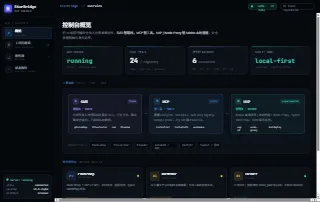
#> input picture examples/starbridge_frontend/static-export/thumbnail.webp, 320 x 202 px
$ python extract_subject_layers.py --input ../../starbridge_frontend/static-export/thumbnail.webp
#> lines starting #> are read from the running program, lines starting #| are printed output that depends on the picture; after the words box and inside, x2 and y2 are one past the last pixel; in counts of white or black regions, pixels touching at a corner belong together
from __future__ import annotations

import argparse
import hashlib
import json
from pathlib import Path
from typing import Any

import cv2
import numpy as np
from PIL import Image, ImageDraw, ImageFont

REPO_ROOT = Path(__file__).resolve().parents[3]
DEFAULT_OUTPUT_DIR = REPO_ROOT / "examples" / "output" / "photoshop" / "subject-layer-practice"


def parse_args() -> argparse.Namespace:
    parser = argparse.ArgumentParser(
        description="Create local subject cutout layers for Photoshop practice."
    )
    parser.add_argument("--input", required=True)
    parser.add_argument("--output-dir", default=str(DEFAULT_OUTPUT_DIR))
    parser.add_argument("--rect", default="70,330,900,850", help="GrabCut rectangle: x,y,w,h")
    parser.add_argument("--iterations", type=int, default=5)
    return parser.parse_args()


def safe_output_dir(value: str) -> Path:
    target = Path(value)
    if not target.is_absolute():
        target = REPO_ROOT / target
    resolved = target.resolve()
    allowed = (REPO_ROOT / "examples" / "output" / "photoshop").resolve()
    if not resolved.is_relative_to(allowed):
        raise SystemExit(f"Output directory must stay inside {allowed}")
    resolved.mkdir(parents=True, exist_ok=True)
    return resolved


def parse_rect(value: str) -> tuple[int, int, int, int]:
    parts = [int(part.strip()) for part in value.split(",")]
    if len(parts) != 4:
        raise SystemExit("--rect must be x,y,w,h")
    return tuple(parts)  # type: ignore[return-value]


def load_rgb(path: str) -> tuple[np.ndarray, dict[str, Any]]:
    source = Path(path)
    if not source.exists():
        raise SystemExit(f"Input image does not exist: {source}")
    with Image.open(source) as im:
        im = im.convert("RGB")
        rgb = np.array(im)
    return rgb, {
        "source_name": source.name,
        "source_sha256_12": hashlib.sha256(source.read_bytes()).hexdigest()[:12],
        "width": int(rgb.shape[1]),
        "height": int(rgb.shape[0]),
    }


def grabcut_subject(
    rgb: np.ndarray, rect: tuple[int, int, int, int], iterations: int
) -> np.ndarray:
    h, w = rgb.shape[:2]
    x, y, rw, rh = rect
    x = max(0, min(x, w - 2))
    y = max(0, min(y, h - 2))
    rw = max(2, min(rw, w - x))
    rh = max(2, min(rh, h - y))
    mask = np.full((h, w), cv2.GC_BGD, np.uint8)
    mask[y : y + rh, x : x + rw] = cv2.GC_PR_FGD
    add_subject_seeds(mask)
    bgd_model = np.zeros((1, 65), np.float64)
    fgd_model = np.zeros((1, 65), np.float64)
    bgr = cv2.cvtColor(rgb, cv2.COLOR_RGB2BGR)
    cv2.grabCut(bgr, mask, None, bgd_model, fgd_model, iterations, cv2.GC_INIT_WITH_MASK)
    foreground = np.where((mask == cv2.GC_FGD) | (mask == cv2.GC_PR_FGD), 255, 0).astype(np.uint8)
    foreground = keep_subject_components(foreground)
    kernel = np.ones((5, 5), np.uint8)
    foreground = cv2.morphologyEx(foreground, cv2.MORPH_CLOSE, kernel, iterations=2)
    foreground = cv2.morphologyEx(
        foreground, cv2.MORPH_OPEN, np.ones((3, 3), np.uint8), iterations=1
    )
    foreground = cv2.GaussianBlur(foreground, (5, 5), 0)
    return foreground


def add_subject_seeds(mask: np.ndarray) -> None:
    h, w = mask.shape
    seeds = [
        ((0.60, 0.38), (0.15, 0.12), 0),  # child face and head
        ((0.50, 0.50), (0.20, 0.16), -18),  # blue upper body
        ((0.61, 0.59), (0.34, 0.18), 0),  # red fish body
        ((0.25, 0.55), (0.22, 0.16), -8),  # fish tail
        ((0.56, 0.68), (0.18, 0.10), 0),  # hands and lower body
        ((0.82, 0.45), (0.13, 0.11), 20),  # fish eye/head area
    ]
    for (cx, cy), (ax, ay), angle in seeds:
        center = (int(w * cx), int(h * cy))
        axes = (max(4, int(w * ax)), max(4, int(h * ay)))
        cv2.ellipse(mask, center, axes, angle, 0, 360, cv2.GC_FGD, -1)


def keep_subject_components(mask: np.ndarray) -> np.ndarray:
    num, labels, stats, _ = cv2.connectedComponentsWithStats(mask, 8)
    if num <= 1:
        return mask
    h, w = mask.shape
    # Keep the child/fish body cluster and large nearby attached components; reject poster text and distant waves.
    seed = np.zeros_like(mask)
    seed[int(h * 0.28) : int(h * 0.76), int(w * 0.25) : int(w * 0.98)] = 255
    kept = np.zeros_like(mask)
    for label in range(1, num):
        area = stats[label, cv2.CC_STAT_AREA]
        component = labels == label
        overlaps_seed = bool(np.any(component & (seed > 0)))
        if (
            overlaps_seed
            and area > 800
            or area > 18000
            and stats[label, cv2.CC_STAT_TOP] > int(h * 0.25)
        ):
            kept[component] = 255
    return kept


def rgba_from_mask(rgb: np.ndarray, alpha: np.ndarray) -> Image.Image:
    rgba = np.dstack([rgb, alpha]).astype(np.uint8)
    return Image.fromarray(rgba, "RGBA")


def layer_alpha(mask: np.ndarray, selector: np.ndarray) -> np.ndarray:
    selected = np.where((mask > 16) & selector, mask, 0).astype(np.uint8)
    selected = cv2.medianBlur(selected, 3)
    return selected


def build_layer_masks(rgb: np.ndarray, subject: np.ndarray) -> dict[str, np.ndarray]:
    hsv = cv2.cvtColor(rgb, cv2.COLOR_RGB2HSV)
    gray = cv2.cvtColor(rgb, cv2.COLOR_RGB2GRAY)
    r, g, b = rgb[:, :, 0], rgb[:, :, 1], rgb[:, :, 2]
    h, s, v = hsv[:, :, 0], hsv[:, :, 1], hsv[:, :, 2]

    dark = (gray < 92) | ((v < 125) & (s < 80))
    red = ((h < 12) | (h > 168)) & (s > 55) & (r > g + 18)
    orange = (h >= 7) & (h < 24) & (s > 40) & (r > b + 18)
    pink = ((h < 8) | (h > 168)) & (s > 30) & (v > 120) & (r > g + 8)
    blue = (h >= 82) & (h <= 112) & (s > 22) & (b >= r - 8)
    green = (h >= 35) & (h <= 86) & (s > 25)
    skin = (h >= 4) & (h <= 22) & (s >= 16) & (s <= 105) & (v > 128) & (r > b + 10)
    light = (v > 186) & (s < 90)
    line_art = cv2.Canny(gray, 50, 145) > 0

    return {
        "00_subject_full": subject,
        "01_ink_lines": layer_alpha(subject, dark | line_art),
        "02_skin_face_hands": layer_alpha(subject, skin),
        "03_red_fish_body": layer_alpha(subject, red),
        "04_blue_clothing": layer_alpha(subject, blue),
        "05_orange_tail_and_warm_shadow": layer_alpha(subject, orange & ~skin),
        "06_pink_lotus_and_blush": layer_alpha(subject, pink & ~red),
        "07_green_leaf_and_eye_details": layer_alpha(subject, green),
        "08_light_highlights": layer_alpha(subject, light),
    }


def save_layers(
    rgb: np.ndarray, masks: dict[str, np.ndarray], output_dir: Path
) -> list[dict[str, Any]]:
    layer_dir = output_dir / "layers"
    layer_dir.mkdir(parents=True, exist_ok=True)
    layers: list[dict[str, Any]] = []
    for name, alpha in masks.items():
        path = layer_dir / f"{name}.png"
        rgba_from_mask(rgb, alpha).save(path)
        pixels = int(np.count_nonzero(alpha))
        layers.append(
            {
                "name": name,
                "file": path.relative_to(REPO_ROOT).as_posix(),
                "nontransparent_pixels": pixels,
                "coverage": round(pixels / float(alpha.size), 5),
            }
        )
    return layers


def make_contact_sheet(layers: list[dict[str, Any]], output_path: Path) -> None:
    thumbs: list[tuple[str, Image.Image, dict[str, Any]]] = []
    for layer in layers:
        image = Image.open(REPO_ROOT / layer["file"]).convert("RGBA")
        bbox = image.getbbox()
        if bbox:
            image = image.crop(bbox)
        image.thumbnail((260, 260), Image.Resampling.LANCZOS)
        canvas = Image.new("RGBA", (300, 300), (245, 245, 245, 255))
        canvas.alpha_composite(image, ((300 - image.width) // 2, (300 - image.height) // 2))
        thumbs.append((layer["name"], canvas.convert("RGB"), layer))
    cols = 3
    rows = (len(thumbs) + cols - 1) // cols
    sheet = Image.new("RGB", (cols * 360, rows * 380), "#f3f4f6")
    draw = ImageDraw.Draw(sheet)
    font = ImageFont.load_default()
    for idx, (name, image, layer) in enumerate(thumbs):
        x = (idx % cols) * 360
        y = (idx // cols) * 380
        sheet.paste(image, (x + 30, y + 20))
        draw.text((x + 30, y + 330), name, fill="#111827", font=font)
        draw.text((x + 30, y + 350), f"coverage: {layer['coverage']}", fill="#374151", font=font)
    sheet.save(output_path)


def main() -> None:
    args = parse_args()
    output_dir = safe_output_dir(args.output_dir)
    rgb, source = load_rgb(args.input)
#> in load_rgb, im is the input picture: PIL image 320x202 RGB; mean R, G, B 17.8, 23.8, 29.6
#> source = {'source_name': 'thumbnail.webp', 'source_sha256_12': '5d89a29bf5b9', 'width': 320, 'height': 202}
    subject = grabcut_subject(rgb, parse_rect(args.rect), args.iterations)
#> in keep_subject_components, `num, labels, stats, _ = cv2.connectedComponentsWithStats(mask, 8)`:
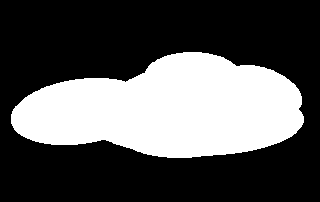
#> mask: shape (202, 320); 33.7% white; 1 white region, box (x1, y1, x2, y2) and area: (11, 52, 304, 158) 21780
    masks = build_layer_masks(rgb, subject)
#> in build_layer_masks, `hsv = cv2.cvtColor(rgb, cv2.COLOR_RGB2HSV)`: hsv: shape (202, 320, 3); mean H, S, V 104.6, 133.5, 29.8
#> in build_layer_masks, `h, s, v = hsv[:, :, 0], hsv[:, :, 1], hsv[:, :, 2]`:
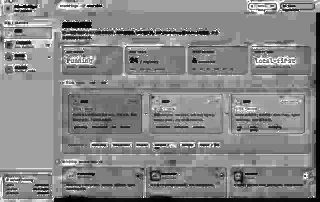
#> s: shape (202, 320); min 0, max 255, mean 133.5
#> in build_layer_masks, `dark = (gray < 92) | ((v < 125) & (s < 80))`: dark: shape (202, 320) bool; 96.3% white; 124 black regions (115 under 20 px), largest, box (x1, y1, x2, y2) and area: (55, 13, 320, 202) 1503, (62, 22, 91, 28) 145, (5, 5, 12, 12) 46
#> in build_layer_masks, `red = ((h < 12) | (h > 168)) & (s > 55) & (r > g + 18)`: red: shape (202, 320) bool; every value is 0
#> in build_layer_masks, `orange = (h >= 7) & (h < 24) & (s > 40) & (r > b + 18)`: orange: shape (202, 320) bool; 0.04% white; 2 white regions (1 under 20 px), largest, box (x1, y1, x2, y2) and area: (236, 173, 240, 179) 22
#> in build_layer_masks, `blue = (h >= 82) & (h <= 112) & (s > 22) & (b >= r - 8)`: blue: shape (202, 320) bool; 48.2% white; 171 white regions (138 under 20 px), largest, box (x1, y1, x2, y2) and area: (62, 88, 316, 165) 13739, (59, 165, 145, 198) 2334, (229, 166, 316, 198) 2307
#> in build_layer_masks, `green = (h >= 35) & (h <= 86) & (s > 25)`: green: shape (202, 320) bool; 1.2% white; 50 white regions (41 under 20 px), largest, box (x1, y1, x2, y2) and area: (249, 3, 276, 13) 154, (66, 58, 93, 64) 134, (197, 42, 224, 44) 50
#> in build_layer_masks, `skin = (h >= 4) & (h <= 22) & (s >= 16) & (s <= 105) & (v > 128) & (r ..`: skin: shape (202, 320) bool; 0% white in thin lines or dots, all inside (x1, y1, x2, y2) = (237, 175, 240, 177)
#> in build_layer_masks, `light = (v > 186) & (s < 90)`: light: shape (202, 320) bool; 0.81% white; 34 white regions (31 under 20 px), largest, box (x1, y1, x2, y2) and area: (315, 13, 320, 201) 299, (162, 173, 176, 175) 25, (80, 22, 85, 27) 21
#> in build_layer_masks, `line_art = cv2.Canny(gray, 50, 145) > 0`: line_art: shape (202, 320) bool; 6.5% white in thin lines or dots
#> in layer_alpha (call 4), `selected = np.where((mask > 16) & selector, mask, 0).astype(np.uint8)`:
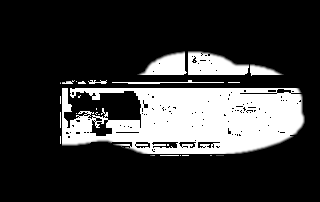
#> selected: shape (202, 320); min 0, max 255, mean 55.5
#> in layer_alpha (call 7), `selected = np.where((mask > 16) & selector, mask, 0).astype(np.uint8)`: selected: shape (202, 320); 0.09% white in thin lines or dots, all inside (x1, y1, x2, y2) = (78, 80, 299, 111)
#> in layer_alpha (call 7), `selected = cv2.medianBlur(selected, 3)`: selected: shape (202, 320); 0.04% white in thin lines or dots, all inside (x1, y1, x2, y2) = (236, 81, 287, 110)
#> in layer_alpha (call 8), `selected = np.where((mask > 16) & selector, mask, 0).astype(np.uint8)`: selected: shape (202, 320); 0.06% white in thin lines or dots, all inside (x1, y1, x2, y2) = (81, 58, 250, 103)
#> in layer_alpha (call 8), `selected = cv2.medianBlur(selected, 3)`: selected: shape (202, 320); 0.02% white in thin lines or dots, all inside (x1, y1, x2, y2) = (83, 59, 196, 103)
#> masks = 9 items
    layers = save_layers(rgb, masks, output_dir)
#> the loop in save_layers, `for name, alpha in masks.items():` made 9 passes
#> (name, pixels) on passes 1 to 9: ('00_subject_full', 23445), ('01_ink_lines', 22677), ('02_skin_face_hands', 0), ('03_red_fish_body', 0), ('04_blue_clothing', 14721), ('05_orange_tail_and_warm_shadow', 0), ('06_pink_lotus_and_blush', 0), ('07_green_leaf_and_eye_details', 26), ('08_light_highlights', 14)
#> pass 1, in rgba_from_mask, `rgba = np.dstack([rgb, alpha]).astype(np.uint8)`:
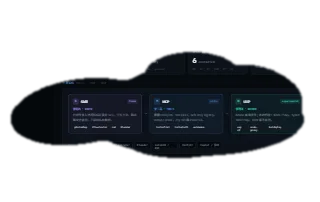
#> rgba: shape (202, 320, 4); mean R, G, B, A 17.8, 23.8, 29.6, 86; transparent parts drawn white
#> layers = 9 items
    contact_sheet = output_dir / "subject_layers_contact_sheet.png"
    make_contact_sheet(layers, contact_sheet)
#> in make_contact_sheet, `bbox = image.getbbox()`: bbox = (9, 50, 306, 160)
#> in make_contact_sheet, `image.thumbnail((260, 260), Image.Resampling.LANCZOS)`:
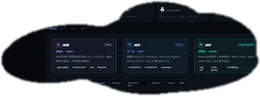
#> image: PIL image 260x96 RGBA; mean R, G, B, A 11.1, 16.2, 21.7, 170.2; transparent parts drawn white
#> in make_contact_sheet, `canvas.alpha_composite(image, ((300 - image.width) // 2, (300 - image...`:
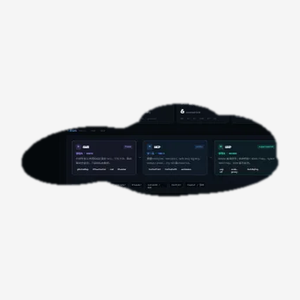
#> canvas: PIL image 300x300 RGBA; mean R, G, B, A 202.6, 203.9, 205.4, 255
#> in make_contact_sheet, `cols = 3`: cols = 3
#> the loop in make_contact_sheet, `for idx, (name, image, layer) in enumerate(thumbs):` made 9 passes
#> (name, x, y) on passes 1 to 9: ('00_subject_full', 0, 0), ('01_ink_lines', 360, 0), ('02_skin_face_hands', 720, 0), ('03_red_fish_body', 0, 380), ('04_blue_clothing', 360, 380), ('05_orange_tail_and_warm_shadow', 720, 380), ('06_pink_lotus_and_blush', 0, 760), ('07_green_leaf_and_eye_details', 360, 760), ('08_light_highlights', 720, 760)
#> after the loop in make_contact_sheet, `for idx, (name, image, layer) in enumerate(thumbs):`:
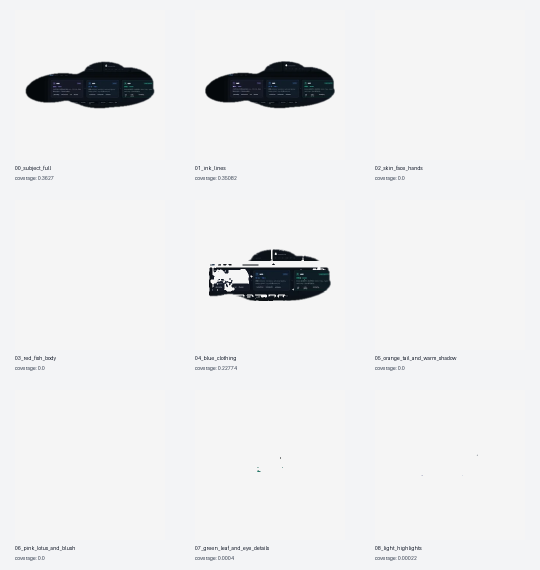
#> sheet: PIL image 1080x1140 RGB (shown at 1/2 size); mean R, G, B 234.9, 235.5, 236.6

    report = {
        "bridge": "photoshop",
        "task": "subject_layer_practice",
        "source": source,
        "output_dir": output_dir.relative_to(REPO_ROOT).as_posix(),
        "mask_rect": args.rect,
        "layers": layers,
        "contact_sheet": contact_sheet.relative_to(REPO_ROOT).as_posix(),
        "warnings": [
            "This is a local dual-track practice result: Photoshop validates the workflow, structured masks create controllable layers.",
            "Source image paths are not written to this report.",
            "Layer masks are heuristic and should be manually reviewed in Photoshop before production use.",
        ],
    }
    report_path = output_dir / "subject_layer_report.json"
    report_path.write_text(json.dumps(report, ensure_ascii=False, indent=2), encoding="utf-8")
    print(
        json.dumps(
            {
                "ok": True,
                "report": report_path.relative_to(REPO_ROOT).as_posix(),
                "layers": len(layers),
            },
            ensure_ascii=False,
            indent=2,
        )
    )
#| {
#|   "ok": true,
#|   "report": "examples/output/photoshop/subject-layer-practice/subject_layer_report.json",
#|   "layers": 9
#| }


if __name__ == "__main__":
    main()
